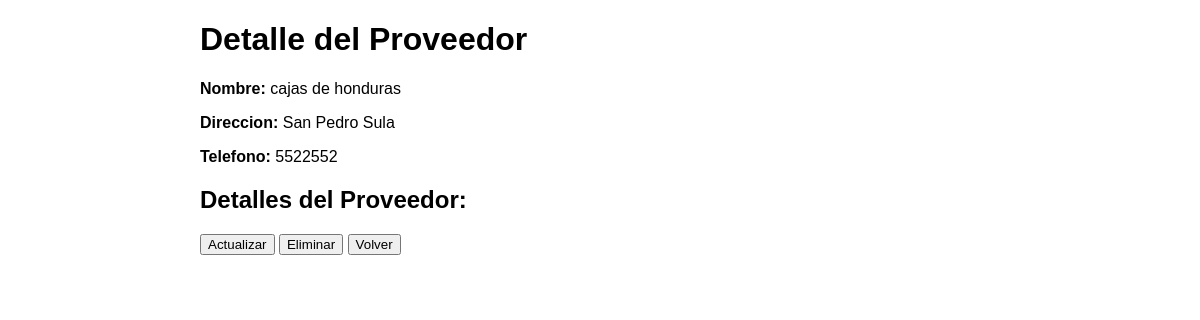
The app's page /detalle_proveedor/5/, older data.
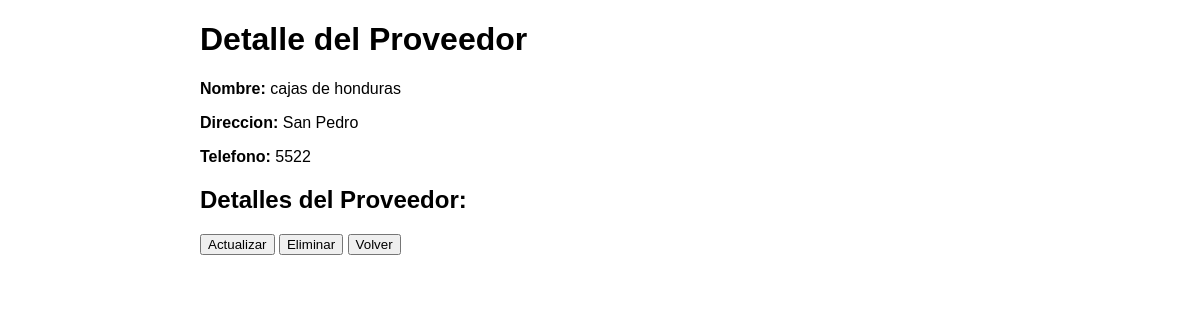
The same page, newer data.
### inventario_app/models.py (models this page shows, shortened)
class Proveedor(models.Model):
    nombre = models.CharField(max_length=100)
    direccion = models.TextField()
    telefono = models.CharField(max_length=15)

### inventario_app/views.py (the view)
# urls.py: path('detalle_proveedor/<int:pk>/', detalle_proveedor, name='detalle_proveedor'),
def detalle_proveedor(request, pk):
    proveedor = get_object_or_404(Proveedor, pk=pk)
    return render(request, 'detalle_proveedor.html', {'proveedor': proveedor})

### inventario_app/templates/detalle_proveedor.html (shortened to what this page needs)
<!DOCTYPE html>
<html lang="en">
<head>
</head>
<body>
    <div class="container">
        <h1>Detalle del Proveedor</h1>
        <p><strong>Nombre:</strong> {{ proveedor.nombre }}</p>
        <p><strong>Direccion:</strong> {{ proveedor.direccion }}</p>
        <p><strong>Telefono:</strong> {{ proveedor.telefono }}</p>
        <h2>Detalles del Proveedor:</h2>
        <a href="{% url 'actualizar_proveedor' pk=proveedor.pk %}"><button>Actualizar</button></a>
        <a href="{% url 'eliminar_proveedor' pk=proveedor.pk %}"><button>Eliminar</button></a>
        <a href="{% url 'lista_proveedores' %}"><button>Volver</button></a>
    </div>
</body>
</html>

Row changes from the older to the newer data that the page shows:
changed Proveedor "cajas de honduras": direccion "San Pedro Sula" → "San Pedro"; telefono "5522552" → "5522"
